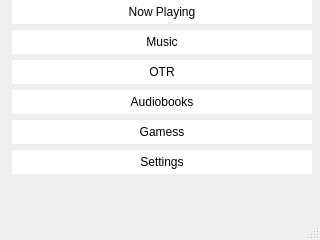
<?xml version="1.0" encoding="UTF-8"?>
<ui version="4.0">
 <class>wMainScreen</class>
 <widget class="QMainWindow" name="wMainScreen">
  <property name="windowModality">
   <enum>Qt::ApplicationModal</enum>
  </property>
  <property name="geometry">
   <rect>
    <x>0</x>
    <y>0</y>
    <width>320</width>
    <height>240</height>
   </rect>
  </property>
  <property name="sizePolicy">
   <sizepolicy hsizetype="Fixed" vsizetype="Fixed">
    <horstretch>0</horstretch>
    <verstretch>0</verstretch>
   </sizepolicy>
  </property>
  <property name="minimumSize">
   <size>
    <width>320</width>
    <height>240</height>
   </size>
  </property>
  <property name="maximumSize">
   <size>
    <width>320</width>
    <height>240</height>
   </size>
  </property>
  <property name="sizeIncrement">
   <size>
    <width>320</width>
    <height>240</height>
   </size>
  </property>
  <property name="baseSize">
   <size>
    <width>320</width>
    <height>240</height>
   </size>
  </property>
  <property name="windowTitle">
   <string/>
  </property>
  <property name="windowIcon">
   <iconset theme="accessories-calculator">
    <normaloff>.</normaloff>.</iconset>
  </property>
  <property name="styleSheet">
   <string notr="true">QPushButton {background-color:white;
        border-color: blue;
        border: 0px;}
QPushButton:focus {background-color: rgb(85, 170, 255);
        border-color: black;}</string>
  </property>
  <widget class="QWidget" name="centralwidget">
   <property name="sizePolicy">
    <sizepolicy hsizetype="Fixed" vsizetype="Fixed">
     <horstretch>0</horstretch>
     <verstretch>0</verstretch>
    </sizepolicy>
   </property>
   <widget class="QPushButton" name="pbNowPlaying">
    <property name="geometry">
     <rect>
      <x>12</x>
      <y>0</y>
      <width>300</width>
      <height>24</height>
     </rect>
    </property>
    <property name="sizePolicy">
     <sizepolicy hsizetype="Fixed" vsizetype="Fixed">
      <horstretch>0</horstretch>
      <verstretch>0</verstretch>
     </sizepolicy>
    </property>
    <property name="autoFillBackground">
     <bool>false</bool>
    </property>
    <property name="styleSheet">
     <string notr="true"/>
    </property>
    <property name="text">
     <string>Now Playing</string>
    </property>
    <property name="default">
     <bool>false</bool>
    </property>
    <property name="flat">
     <bool>false</bool>
    </property>
   </widget>
   <widget class="QPushButton" name="pbMusic">
    <property name="geometry">
     <rect>
      <x>12</x>
      <y>30</y>
      <width>300</width>
      <height>24</height>
     </rect>
    </property>
    <property name="sizePolicy">
     <sizepolicy hsizetype="Fixed" vsizetype="Fixed">
      <horstretch>0</horstretch>
      <verstretch>0</verstretch>
     </sizepolicy>
    </property>
    <property name="text">
     <string>Music</string>
    </property>
    <property name="flat">
     <bool>false</bool>
    </property>
   </widget>
   <widget class="QPushButton" name="pbOTR">
    <property name="geometry">
     <rect>
      <x>12</x>
      <y>60</y>
      <width>300</width>
      <height>24</height>
     </rect>
    </property>
    <property name="sizePolicy">
     <sizepolicy hsizetype="Fixed" vsizetype="Fixed">
      <horstretch>0</horstretch>
      <verstretch>0</verstretch>
     </sizepolicy>
    </property>
    <property name="text">
     <string>OTR</string>
    </property>
    <property name="flat">
     <bool>false</bool>
    </property>
   </widget>
   <widget class="QPushButton" name="pbAudiobooks">
    <property name="geometry">
     <rect>
      <x>12</x>
      <y>90</y>
      <width>300</width>
      <height>24</height>
     </rect>
    </property>
    <property name="sizePolicy">
     <sizepolicy hsizetype="Fixed" vsizetype="Fixed">
      <horstretch>0</horstretch>
      <verstretch>0</verstretch>
     </sizepolicy>
    </property>
    <property name="text">
     <string>Audiobooks</string>
    </property>
    <property name="autoDefault">
     <bool>false</bool>
    </property>
    <property name="default">
     <bool>false</bool>
    </property>
    <property name="flat">
     <bool>false</bool>
    </property>
   </widget>
   <widget class="QPushButton" name="pbGames">
    <property name="geometry">
     <rect>
      <x>12</x>
      <y>120</y>
      <width>300</width>
      <height>24</height>
     </rect>
    </property>
    <property name="sizePolicy">
     <sizepolicy hsizetype="Fixed" vsizetype="Fixed">
      <horstretch>0</horstretch>
      <verstretch>0</verstretch>
     </sizepolicy>
    </property>
    <property name="text">
     <string>Gamess</string>
    </property>
    <property name="flat">
     <bool>false</bool>
    </property>
   </widget>
   <widget class="QPushButton" name="pbSettings">
    <property name="geometry">
     <rect>
      <x>12</x>
      <y>150</y>
      <width>300</width>
      <height>24</height>
     </rect>
    </property>
    <property name="sizePolicy">
     <sizepolicy hsizetype="Fixed" vsizetype="Fixed">
      <horstretch>0</horstretch>
      <verstretch>0</verstretch>
     </sizepolicy>
    </property>
    <property name="focusPolicy">
     <enum>Qt::StrongFocus</enum>
    </property>
    <property name="contextMenuPolicy">
     <enum>Qt::NoContextMenu</enum>
    </property>
    <property name="text">
     <string>Settings</string>
    </property>
    <property name="flat">
     <bool>false</bool>
    </property>
   </widget>
  </widget>
  <widget class="QMenuBar" name="menubar">
   <property name="geometry">
    <rect>
     <x>0</x>
     <y>0</y>
     <width>320</width>
     <height>22</height>
    </rect>
   </property>
  </widget>
  <widget class="QStatusBar" name="statusbar"/>
 </widget>
 <resources/>
 <connections>
  <connection>
   <sender>pbNowPlaying</sender>
   <signal>clicked()</signal>
   <receiver>wMainScreen</receiver>
   <slot>now_playing_clicked()</slot>
   <hints>
    <hint type="sourcelabel">
     <x>150</x>
     <y>35</y>
    </hint>
    <hint type="destinationlabel">
     <x>9</x>
     <y>103</y>
    </hint>
   </hints>
  </connection>
 </connections>
 <slots>
  <slot>now_playing_clicked()</slot>
 </slots>
</ui>
